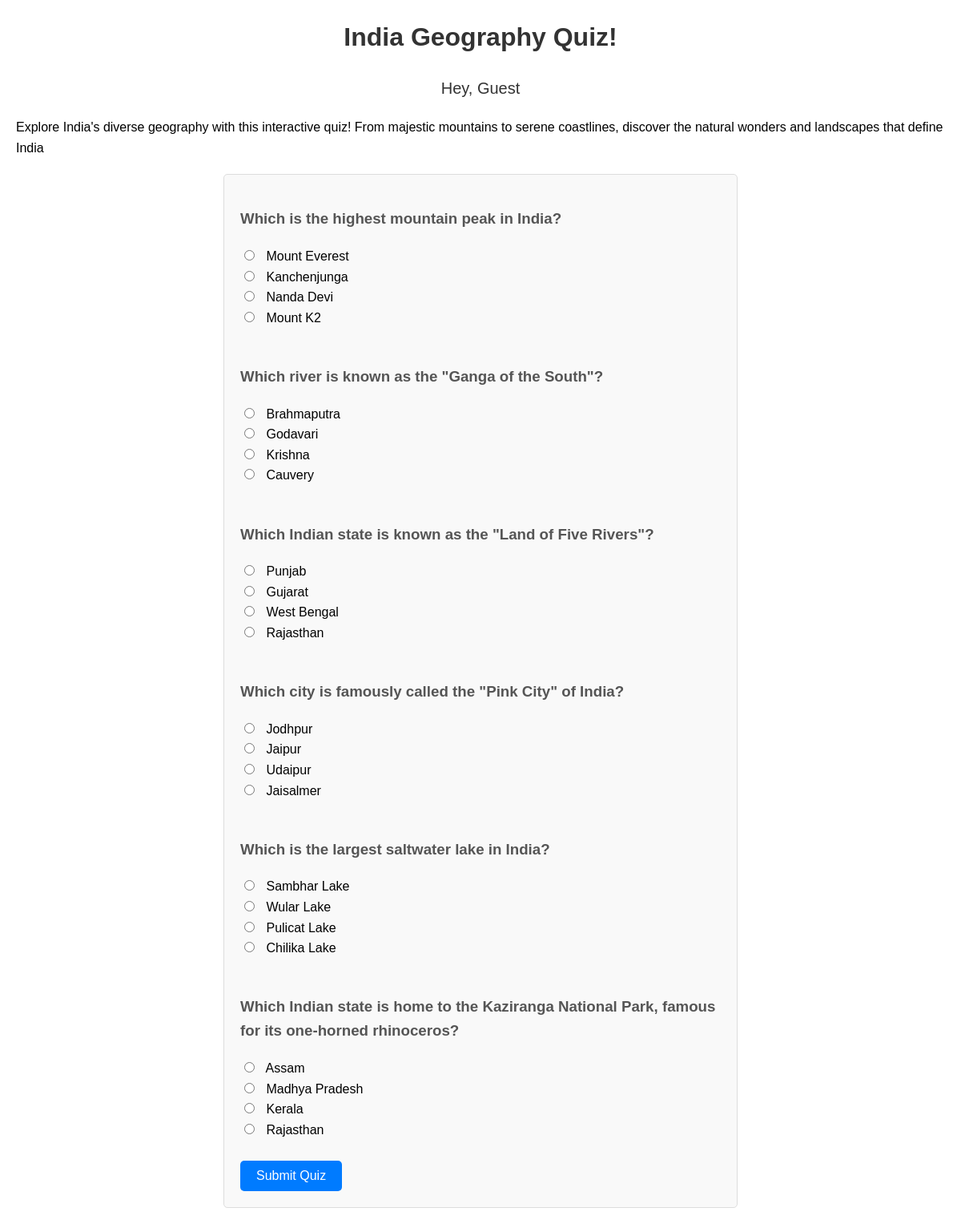
The page /quizzes/1/ on the database its author committed.
### quiz/models.py (models this page shows, shortened)
class Quiz(models.Model):
    title = models.CharField(max_length=200)
    description = models.TextField()

class Question(models.Model):
    quiz = models.ForeignKey(Quiz, related_name='questions', on_delete=models.CASCADE)
    text = models.TextField()

class Choice(models.Model):
    question = models.ForeignKey(Question, related_name='choices', on_delete=models.CASCADE)
    text = models.CharField(max_length=200)
    is_correct = models.BooleanField(default=False)

### quiz/views.py (the view, shortened to what this page needs)
# urls.py: path('quizzes/<int:quiz_id>/', views.quiz_detail, name='quiz_detail'),
def quiz_detail(request, quiz_id):
    quiz = get_object_or_404(Quiz, pk=quiz_id)
    questions = quiz.questions.all()
    username = request.user.username if request.user.is_authenticated else 'Guest'
    return render(request, 'quiz/quiz_detail.html', {'quiz': quiz, 'questions': questions, 'username': username})

### quiz/templates/quiz/quiz_detail.html (shortened to what this page needs)
<!DOCTYPE html>
<html lang="en">
<head>
</head>
<body>
    <h1>{{ quiz.title }}</h1>
    <p class="greeting">Hey, {{ username }}</p>
    <p>{{ quiz.description }}</p>
    {% if quiz.questions.all %}
        <form method="post">
            {% for question in quiz.questions.all %}
                <h3>{{ question.text }}</h3>
                {% for choice in question.choices.all %}
                    <input type="radio" name="question_{{ question.id }}" value="{{ choice.id }}"> {{ choice.text }}<br>
                {% endfor %}
                <br>
            {% endfor %}
            <button type="submit">Submit Quiz</button>
        </form>
    {% else %}
        <p class="no-questions">No questions found for this quiz.</p>
    {% endif %}
</body>
</html>

### quiz/templates/quiz/quiz_detail.html (style rules this page uses)
body { font-family: Arial, sans-serif; line-height: 1.6; margin: 20px; padding: 0; }
h1 { color: #333; text-align: center; }
p { margin-bottom: 20px; }
form { max-width: 600px; margin: 0 auto; padding: 20px; background: #f9f9f9; border: 1px solid #ddd; border-radius: 5px; }
h3 { color: #555; margin-top: 20px; }
input[type="radio"] { margin-right: 10px; }
button[type="submit"] { background-color: #007bff; color: #fff; border: none; padding: 10px 20px; border-radius: 5px; cursor: pointer; font-size: 16px; }
.greeting { text-align: center; font-size: 20px; color: #333; margin-top: 20px; }

### rows shown on the page
Quiz: title "India Geography Quiz!", description "Explore India's diverse geography with this interactive quiz! From majestic mountains to serene coastlines, discover the natural wonders and landscapes that define India"
Question: text "Which is the highest mountain peak in India?"
Choice: text "Mount Everest"
Choice: text "Kanchenjunga"
Choice: text "Nanda Devi"
Choice: text "Mount K2"
Question: text "Which river is known as the \"Ganga of the South\"?"
Choice: text "Brahmaputra"
Choice: text "Godavari"
Choice: text "Krishna"
Choice: text "Cauvery"
Question: text "Which Indian state is known as the \"Land of Five Rivers\"?"
Choice: text "Punjab"
Choice: text "Gujarat"
Choice: text "West Bengal"
Choice: text "Rajasthan"
Question: text "Which city is famously called the \"Pink City\" of India?"
Choice: text "Jodhpur"
Choice: text "Jaipur"
Choice: text "Udaipur"
Choice: text "Jaisalmer"
Question: text "Which is the largest saltwater lake in India?"
Choice: text "Sambhar Lake"
Choice: text "Wular Lake"
Choice: text "Pulicat Lake"
Choice: text "Chilika Lake"
Question: text "Which Indian state is home to the Kaziranga National Park, famous for its one-horned rhinoceros?"
Choice: text "Assam"
Choice: text "Madhya Pradesh"
Choice: text "Kerala"
Choice: text "Rajasthan"

### other values the page prints
{{ username }} "Guest"
